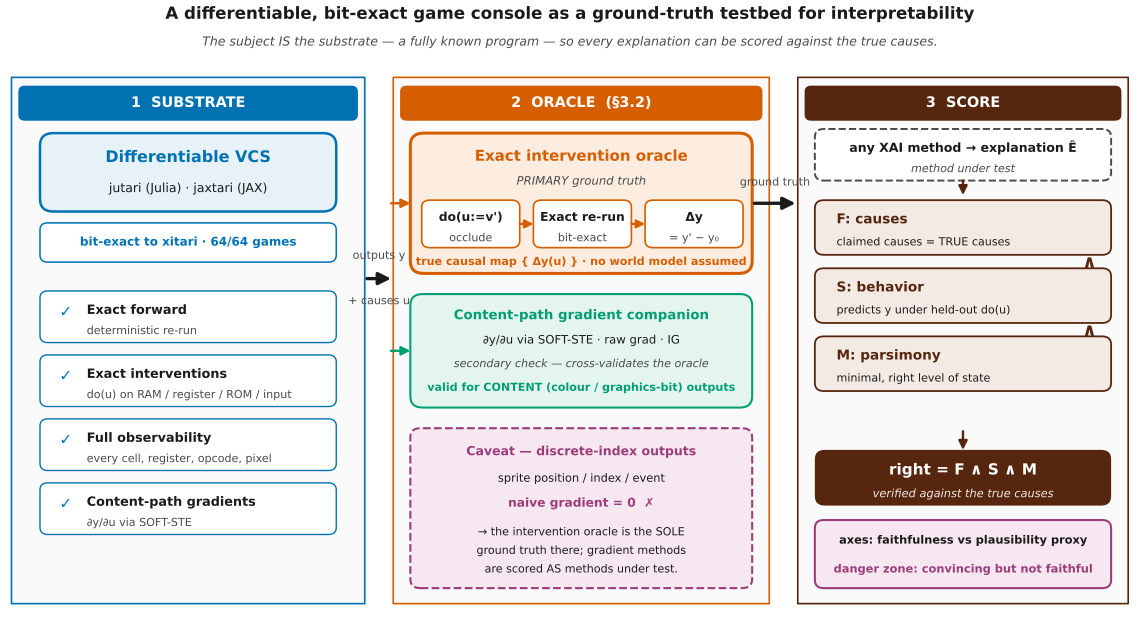

Write the Python code that produced this figure.
#!/usr/bin/env python3
"""Figure 1 — measurement platform & ground-truth oracle schematic.

A publication-quality, vector-PDF schematic of Paper-2's measurement platform,
redrawn for the revision (P2-R-F1) per the figure_detail_pass "Fig. 1" notes and
the RESOLVED PO decisions in revision_plan.md:

    differentiable VCS  →  intervention oracle (§3.2)  →  F ∧ S ∧ M scoring

Three clean columns, left to right, each carrying ONE visual idea:

  (1) THE SUBSTRATE — the differentiable VCS (jutari / jaxtari), bit-exact to the
      xitari C++ reference (Paper-1: 64/64 games, RAM + screen). It grants four
      capabilities no neural network gives for free: exact forward, exact
      interventions do(u), full state observability, content-path gradients.

  (2) THE ORACLE — built ON the substrate (§3.2 oracle). The PRIMARY ground truth
      is the EXACT intervention oracle: do(u:=v') → bit-exact re-run → Δy. A
      content-path gradient companion (∂y/∂u via SOFT-STE) is a secondary check.
      A single caveat callout states the discrete-index limitation: for
      position / index / event outputs the naive gradient is zero, so the
      intervention oracle is the SOLE ground truth there.

  (3) THE SCORE — any XAI method's explanation Ê is scored against the oracle by
      the correctness triad Faithful ∧ Sufficient ∧ Minimal. The two reporting
      axes — faithfulness vs the plausibility PROXY (not a human measurement) —
      expose the danger zone: high plausibility proxy, low faithfulness.

Design rules applied (figure_detail_pass global + Fig. 1):
  - one idea per column; short labels only; no prose paragraphs inside boxes;
  - colour identity carried by direct panel headers (no bottom legend strip);
  - oracle (vermillion, solid, heavy) vs method-under-test (grey, dashed) are
    visually distinct;
  - the discrete-index caveat is a single callout under the oracle column;
  - all in-figure text ≥ 8 pt; Okabe-Ito colour-blind-safe palette;
  - no source paths / data-provenance microtext in the figure body (it lives in
    the caption / supplement);
  - vector PDF with embedded TrueType fonts.

This is a SCHEMATIC: it draws no experiment data (no leaderboard dependency).

Run:
    python fig1_platform_oracle.py
Produces:
    fig1_platform_oracle.pdf   (vector, colour-blind-safe)
"""

import os
import matplotlib

matplotlib.use("Agg")  # headless vector backend
import matplotlib.pyplot as plt
from matplotlib.patches import FancyBboxPatch, FancyArrowPatch, Rectangle

# ---------------------------------------------------------------------------
# Palette — Okabe-Ito colour-blind-safe set. One neutral grey ramp for
# structure + three accent hues that key the three columns.
# ---------------------------------------------------------------------------
C_BG = "#ffffff"
C_INK = "#1a1a1a"           # primary text / outlines
C_MUTE = "#4a4a4a"          # secondary text (darkened for contrast)
C_SUBSTRATE = "#0072B2"     # blue       — the differentiable VCS substrate
C_SUBSTRATE_FILL = "#e7f1f8"
C_ORACLE = "#D55E00"        # vermillion — the ground-truth oracle (the instrument)
C_ORACLE_FILL = "#fdece0"
C_GRAD = "#009E73"          # bluish-green — the gradient companion (content path)
C_GRAD_FILL = "#e3f5ee"
C_SCORE = "#56260f"         # dark brown — the triad scoring
C_SCORE_FILL = "#f3eae4"
C_CAVEAT = "#9b3d7a"        # reddish-purple (darkened) — the index caveat / danger flag
C_CAVEAT_FILL = "#f6e7f0"
C_PANEL = "#fafafa"         # faint stage backplate

plt.rcParams.update(
    {
        "font.family": "DejaVu Sans",
        "font.size": 9.0,
        "axes.linewidth": 0.0,
        "pdf.fonttype": 42,   # embed TrueType (editable, not bitmap)
        "svg.fonttype": "none",
        "figure.dpi": 150,
    }
)

# ---------------------------------------------------------------------------
# Canvas (data coords 0..100 x, 0..62 y; landscape figure, full text width)
# ---------------------------------------------------------------------------
FIG_W, FIG_H = 11.4, 6.4
fig = plt.figure(figsize=(FIG_W, FIG_H), facecolor=C_BG)
ax = fig.add_axes([0, 0, 1, 1])
ax.set_xlim(0, 100)
ax.set_ylim(0, 62)
ax.axis("off")


# ---------------------------------------------------------------------------
# small drawing helpers
# ---------------------------------------------------------------------------
def box(x, y, w, h, fc, ec, lw=1.2, rad=0.9, z=2, ls="-"):
    p = FancyBboxPatch(
        (x, y), w, h,
        boxstyle=f"round,pad=0.0,rounding_size={rad}",
        linewidth=lw, edgecolor=ec, facecolor=fc, linestyle=ls, zorder=z,
        mutation_aspect=1.0,
    )
    ax.add_patch(p)
    return p


def panel(x, y, w, h, label, col):
    """Faint stage backplate with a coloured top-tab header.

    The tab IS the colour key for the column (replaces the old bottom legend)."""
    ax.add_patch(
        Rectangle((x, y), w, h, facecolor=C_PANEL, edgecolor=col,
                  linewidth=1.2, zorder=1, joinstyle="round")
    )
    ax.add_patch(
        FancyBboxPatch((x + 0.6, y + h - 4.2), w - 1.2, 3.4,
                       boxstyle="round,pad=0.0,rounding_size=0.6",
                       facecolor=col, edgecolor="none", zorder=3)
    )
    ax.text(x + w / 2, y + h - 2.5, label, ha="center", va="center",
            color="white", fontsize=10.4, fontweight="bold", zorder=4)


def txt(x, y, s, ha="center", va="center", size=9.0, col=C_INK, weight="normal",
        style="normal", z=5):
    ax.text(x, y, s, ha=ha, va=va, fontsize=size, color=col,
            fontweight=weight, fontstyle=style, zorder=z)


def arrow(x0, y0, x1, y1, col=C_INK, lw=1.8, rad=0.0, ls="-", z=4,
          mut=14, head="-|>"):
    ax.add_patch(
        FancyArrowPatch((x0, y0), (x1, y1),
                        connectionstyle=f"arc3,rad={rad}",
                        arrowstyle=head, mutation_scale=mut,
                        linewidth=lw, color=col, linestyle=ls, zorder=z,
                        shrinkA=0, shrinkB=0)
    )


# ===========================================================================
# Title
# ===========================================================================
txt(50, 60.6,
    "A differentiable, bit-exact game console as a ground-truth testbed for interpretability",
    size=12.0, weight="bold")
txt(50, 57.9,
    "The subject IS the substrate — a fully known program — so every explanation can be scored against the true causes.",
    size=9.0, col=C_MUTE, style="italic")

# ---------------------------------------------------------------------------
# Three column backplates. Tabs carry the colour key (no separate legend).
# ---------------------------------------------------------------------------
panel(1.0, 3.5, 31.0, 51.0, "1  SUBSTRATE", C_SUBSTRATE)
panel(34.5, 3.5, 33.0, 51.0, "2  ORACLE  (§3.2)", C_ORACLE)
panel(70.0, 3.5, 29.0, 51.0, "3  SCORE", C_SCORE)

# ===========================================================================
# STAGE 1 — the differentiable VCS substrate
# ===========================================================================
# central substrate block
box(3.5, 41.5, 26.0, 7.6, C_SUBSTRATE_FILL, C_SUBSTRATE, lw=1.8, rad=1.2)
txt(16.5, 46.7, "Differentiable VCS", size=11.5, weight="bold", col=C_SUBSTRATE)
txt(16.5, 43.7, "jutari (Julia) · jaxtari (JAX)", size=9.0, col=C_INK)

# Paper-1 conformance badge (kept — it is the load-bearing fact)
box(3.5, 36.6, 26.0, 3.8, "#ffffff", C_SUBSTRATE, lw=1.1, rad=0.7)
txt(16.5, 38.5, "bit-exact to xitari · 64/64 games", size=8.6, col=C_SUBSTRATE,
    weight="bold")

# the four capabilities the substrate grants — short labels, no prose paragraphs
caps = [
    ("Exact forward", "deterministic re-run"),
    ("Exact interventions", "do(u) on RAM / register / ROM / input"),
    ("Full observability", "every cell, register, opcode, pixel"),
    ("Content-path gradients", "∂y/∂u via SOFT-STE"),
]
cy = 31.0
for i, (h, sub) in enumerate(caps):
    y = cy - i * 6.2
    box(3.5, y - 2.2, 26.0, 5.0, "#ffffff", C_SUBSTRATE, lw=1.0, rad=0.7)
    txt(5.2, y + 0.7, "✓", ha="left", size=11.0, col=C_SUBSTRATE, weight="bold")
    txt(7.6, y + 0.9, h, ha="left", size=9.2, col=C_INK, weight="bold")
    txt(7.6, y - 1.1, sub, ha="left", size=8.0, col=C_MUTE)

# substrate -> oracle arrow (clean lane, single short label)
arrow(32.2, 35.0, 34.3, 35.0, col=C_INK, lw=2.4, mut=18)
txt(33.25, 37.2, "outputs y", size=8.0, col=C_MUTE)
txt(33.25, 32.8, "+ causes u", size=8.0, col=C_MUTE)

# ===========================================================================
# STAGE 2 — the ground-truth oracle (primary + companion + single caveat)
# ===========================================================================
# (2a) the PRIMARY intervention oracle — vermillion, solid, heavy (= "the oracle")
box(36.0, 35.5, 30.0, 13.6, C_ORACLE_FILL, C_ORACLE, lw=2.2, rad=1.2)
txt(51.0, 46.8, "Exact intervention oracle", size=10.8, weight="bold", col=C_ORACLE)
txt(51.0, 44.4, "PRIMARY ground truth", size=8.4, col=C_MUTE, style="italic")


# the do -> re-run -> Δy mini-pipeline inside the oracle (short labels)
def chip(x, w, top, bot, ec=C_ORACLE):
    box(x, 38.0, w, 4.6, "#ffffff", ec, lw=1.2, rad=0.7)
    txt(x + w / 2, 40.9, top, size=8.8, col=C_INK, weight="bold")
    txt(x + w / 2, 38.9, bot, size=8.0, col=C_MUTE)


chip(37.0, 8.6, "do(u:=v')", "occlude")
chip(46.8, 8.6, "Exact re-run", "bit-exact")
chip(56.6, 8.6, "Δy", "= y' − y₀")
arrow(45.6, 40.3, 46.8, 40.3, col=C_ORACLE, lw=1.7, mut=12)
arrow(55.4, 40.3, 56.6, 40.3, col=C_ORACLE, lw=1.7, mut=12)
txt(51.0, 36.6, "true causal map { Δy(u) } · no world model assumed",
    size=8.0, col=C_ORACLE, weight="bold")

# (2b) the GRADIENT companion (content path only) — green, secondary
box(36.0, 22.5, 30.0, 11.0, C_GRAD_FILL, C_GRAD, lw=1.5, rad=1.1)
txt(51.0, 31.4, "Content-path gradient companion", size=9.6, weight="bold",
    col=C_GRAD)
txt(51.0, 29.0, "∂y/∂u via SOFT-STE · raw grad · IG", size=8.4, col=C_INK)
txt(51.0, 26.7, "secondary check — cross-validates the oracle", size=8.0,
    col=C_MUTE, style="italic")
txt(51.0, 24.4, "valid for CONTENT (colour / graphics-bit) outputs", size=8.0,
    col=C_GRAD, weight="bold")

# arrows from substrate's two output kinds INTO the two oracle constructions
arrow(34.3, 42.3, 36.0, 42.3, col=C_ORACLE, lw=1.7, rad=0.0, mut=13)
arrow(34.3, 28.0, 36.0, 28.0, col=C_GRAD, lw=1.7, rad=0.0, mut=13)

# the single discrete-index caveat callout (separate, under the oracle column)
box(36.0, 5.0, 30.0, 15.5, C_CAVEAT_FILL, C_CAVEAT, lw=1.5, rad=0.9, ls="--")
txt(51.0, 18.2, "Caveat — discrete-index outputs", size=9.0, col=C_CAVEAT,
    weight="bold")
txt(51.0, 15.6, "sprite position / index / event", size=8.2, col=C_INK)
txt(51.0, 13.2, "naive gradient = 0  ✗", size=8.8, col=C_CAVEAT, weight="bold")
txt(51.0, 10.4, "→ the intervention oracle is the SOLE", size=8.0, col=C_INK)
txt(51.0, 8.6, "ground truth there; gradient methods", size=8.0, col=C_INK)
txt(51.0, 6.8, "are scored AS methods under test.", size=8.0, col=C_INK)

# oracle -> score arrow (clean lane, single short label)
arrow(66.2, 42.3, 69.8, 42.3, col=C_INK, lw=2.4, mut=18)
txt(68.0, 44.3, "ground truth", size=8.0, col=C_MUTE)

# ===========================================================================
# STAGE 3 — scoring any XAI method by F ∧ S ∧ M
# ===========================================================================
# the candidate explanation entering (grey/dashed = "method under test")
box(71.5, 44.5, 26.0, 5.0, "#ffffff", C_MUTE, lw=1.4, rad=0.8, ls="--")
txt(84.5, 47.7, "any XAI method → explanation Ê", size=9.0, col=C_INK,
    weight="bold")
txt(84.5, 45.6, "method under test", size=8.0, col=C_MUTE, style="italic")
arrow(84.5, 44.5, 84.5, 43.1, col=C_SCORE, lw=1.7, mut=13)

# the triad — short labels (no internal prose paragraphs)
triad = [
    ("F: causes", "claimed causes = TRUE causes"),
    ("S: behavior", "predicts y under held-out do(u)"),
    ("M: parsimony", "minimal, right level of state"),
]
ty = 39.8
for i, (h, mid) in enumerate(triad):
    y = ty - i * 6.6
    box(71.5, y - 2.5, 26.0, 5.3, C_SCORE_FILL, C_SCORE, lw=1.3, rad=0.8)
    txt(73.4, y + 0.9, h, ha="left", size=9.8, col=C_SCORE, weight="bold")
    txt(73.4, y - 1.3, mid, ha="left", size=8.0, col=C_INK)
    if i < 2:
        txt(95.6, y - 3.3, "∧", ha="center", size=13, col=C_SCORE, weight="bold")

# the verdict
box(71.5, 13.0, 26.0, 5.4, C_SCORE, "none", lw=0, rad=0.9)
txt(84.5, 16.4, "right = F ∧ S ∧ M", size=11.0, col="white", weight="bold")
txt(84.5, 14.1, "verified against the true causes", size=8.2, col="#f0e6df",
    style="italic")
arrow(84.5, 20.2, 84.5, 18.4, col=C_SCORE, lw=1.7, mut=13)

# the two reporting axes / danger-zone callout (plausibility PROXY)
box(71.5, 5.0, 26.0, 6.6, C_CAVEAT_FILL, C_CAVEAT, lw=1.5, rad=0.8)
txt(84.5, 9.6, "axes: faithfulness vs plausibility proxy", size=8.2,
    col=C_INK, weight="bold")
txt(84.5, 6.8, "danger zone: convincing but not faithful", size=8.2,
    col=C_CAVEAT, weight="bold")

# ---------------------------------------------------------------------------
# Save (vector PDF)
# ---------------------------------------------------------------------------
OUT = os.path.join(os.path.dirname(os.path.abspath(__file__)),
                   "fig1_platform_oracle.pdf")
fig.savefig(OUT, format="pdf", facecolor=C_BG, bbox_inches=None)
plt.close(fig)

# self-check: the file exists and is a non-empty PDF
sz = os.path.getsize(OUT)
assert sz > 4000, f"PDF suspiciously small: {sz} bytes"
with open(OUT, "rb") as fh:
    head = fh.read(5)
assert head == b"%PDF-", f"not a PDF (header={head!r})"
print(f"[OK] wrote {OUT}  ({sz} bytes, header {head!r})")
